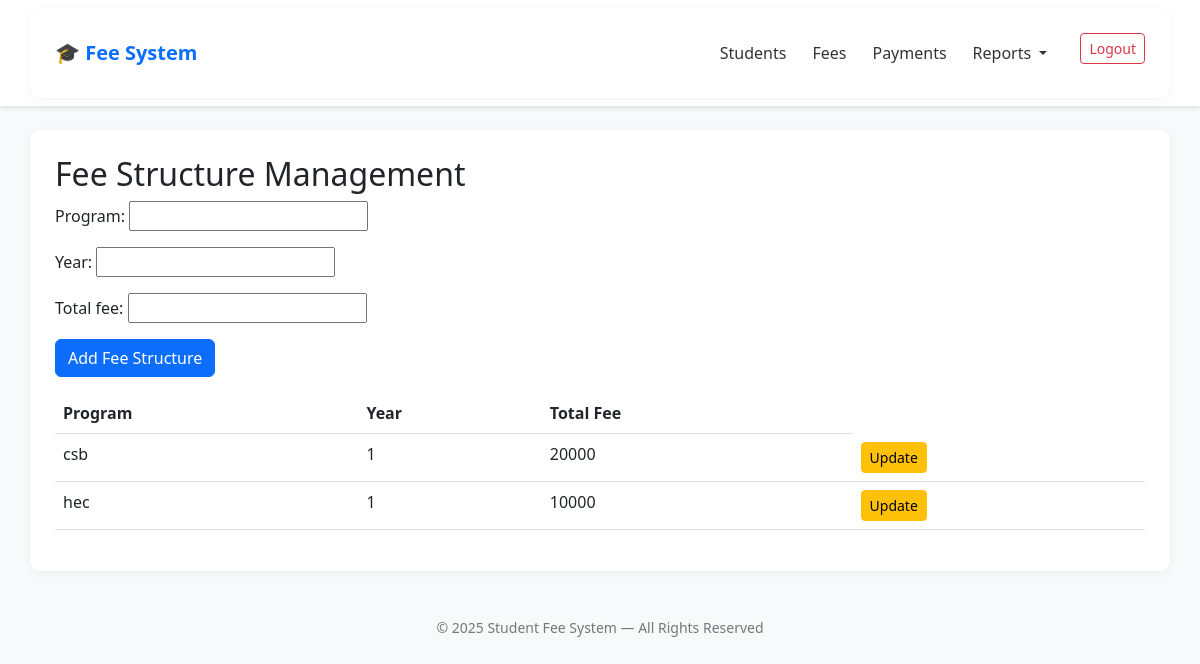
/fees/ (signed in), run on an earlier commit of the app's database.
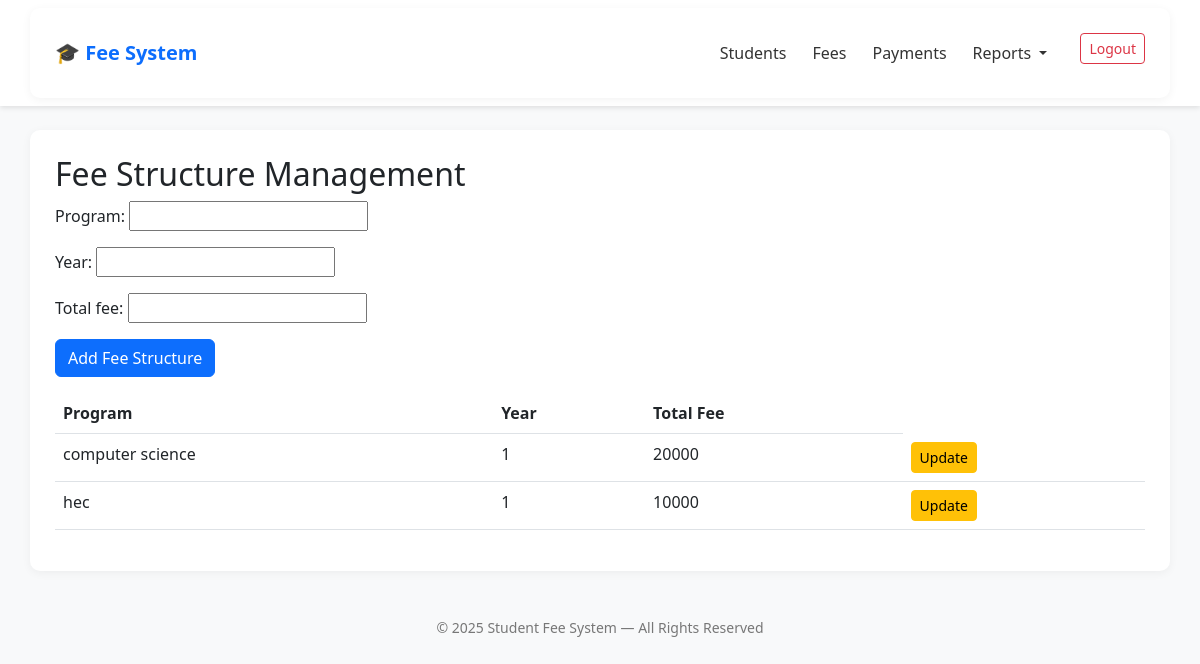
And on a later commit of the database.
### management/models.py (models this page shows, shortened)
class FeeStructure(models.Model):
    program = models.CharField(max_length=100)
    year = models.PositiveIntegerField(validators=[MinValueValidator(1)])
    total_fee = models.PositiveIntegerField(validators=[MinValueValidator(0)])
    class Meta:
        unique_together = ['program', 'year']  # No duplicate program/year combos

### management/views.py (the view, shortened to what this page needs)
# urls.py: path('fees/', views.FeeStructureListView.as_view(), name='fee_structure_list'),
class FeeStructureListView(LoginRequiredMixin, ListView):
    model = FeeStructure
    template_name = 'management/fee_structure_list.html'
    context_object_name = 'fees'
    def get_context_data(self, **kwargs):
        context = super().get_context_data(**kwargs)
        context['form'] = FeeStructureForm()  # Empty form for GET
        return context

### management/forms.py
class FeeStructureForm(forms.ModelForm):
    class Meta:
        model = FeeStructure
        fields = ['program', 'year', 'total_fee']
        widgets = {
            'year': forms.NumberInput(attrs={'min': 1}),
            'total_fee': forms.NumberInput(attrs={'min': 0}),
        }

### templates/management/fee_structure_list.html (shortened to what this page needs)
{% extends 'base.html' %}
{% block content %}
<h2>Fee Structure Management</h2>
<form method="post">
    {{ form.as_p }}
    <button type="submit" class="btn btn-primary">Add Fee Structure</button>
</form>
<table class="table mt-3">
    <thead>
        <tr>
            <th>Program</th><th>Year</th><th>Total Fee</th>
        </tr>
    </thead>
    <tbody>
        {% for fee in fees %}
        <tr>
            <td>{{ fee.program }}</td>
            <td>{{ fee.year }}</td>
            <td>{{ fee.total_fee }}</td>
            <td>
                <a href="{% url 'fee_update' fee.pk %}" class="btn btn-sm btn-warning">Update</a>
            </td>
        </tr>
        {% empty %}
        <tr><td colspan="3">No fee structures yet.</td></tr>
        {% endfor %}
    </tbody>
</table>
{% endblock %}

What changed in the data, as far as the page shows it:
changed FeeStructure: program "csb" → "computer science"
